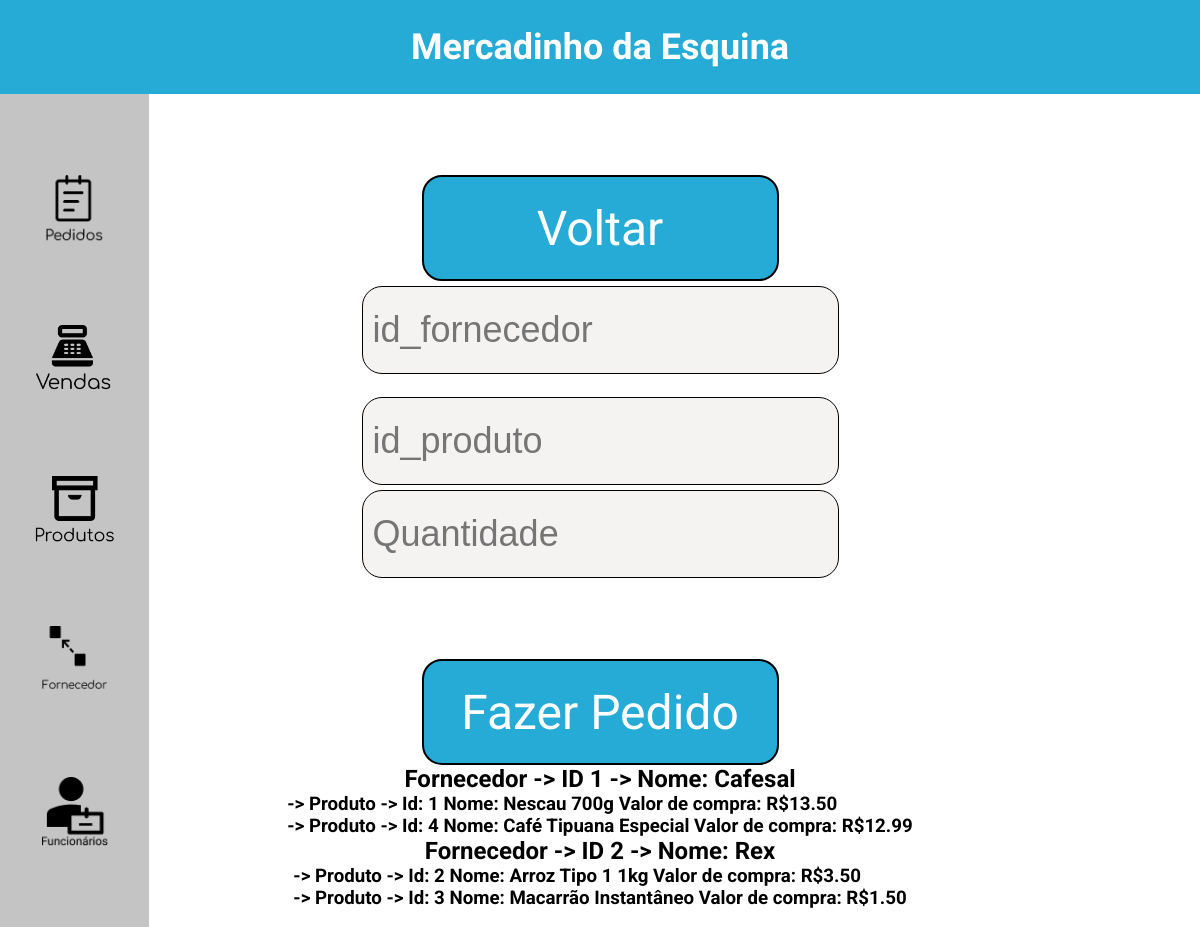
The page /mercadinho/fazer_pedido.php on the database its author committed.
### tables this page shows
create table fornecedores (
    id_fornecedor INT NOT NULL PRIMARY KEY AUTO_INCREMENT,
    nome VARCHAR(50) NOT NULL,
    telefone BIGINT(20) NOT NULL,
    email VARCHAR(255) NOT NULL,
    estado VARCHAR(50) DEFAULT NULL,
    cidade VARCHAR(50) DEFAULT NULL,
    endereço VARCHAR(50) DEFAULT NULL
);

create table produtos_fornecidos (
    id_produtos_fornecidos INT NOT NULL PRIMARY KEY AUTO_INCREMENT,
    id_fornecedor INT NOT NULL,
    id_produto INT NOT NULL,
    valor DECIMAL(5,2) NOT NULL
);

create table produtos (
    id_produto INT NOT NULL PRIMARY KEY AUTO_INCREMENT,
    nome VARCHAR(50) NOT NULL,
    valor DECIMAL(5,2) NOT NULL,
    quantidade INT DEFAULT 0,
    quantidade_pedida INT DEFAULT 0
);

### mercadinho/Classes/Pedi.php (the view, shortened to what this page needs)
<?php
class Pedi
{
    function listar_produtos_fornecedores($conn) {
        $sql = "SELECT id_fornecedor, nome
                FROM fornecedores";
        $result = $conn->query($sql);
        if ($result and $result->num_rows > 0) {
            while($row = $result->fetch_assoc()) {
                $id_fornecedor = $row["id_fornecedor"];
                echo "<h2>Fornecedor -> ID " . $id_fornecedor . " -> Nome: " . $row["nome"]."</h2>";
                $sql = "SELECT produtos.id_produto, produtos_fornecidos.valor, produtos.nome
                        FROM produtos
                        JOIN produtos_fornecidos
                        ON produtos.id_produto = produtos_fornecidos.id_produto
                        WHERE produtos_fornecidos.id_fornecedor = $id_fornecedor";
                $result1 = $conn->query($sql);
                if ($result1 and $result1->num_rows > 0) {
                    echo "<ol>";
                    while ($row1 = $result1->fetch_assoc()) {
                        echo "<h3><dt><b>-> Produto -> </b>Id: " . $row1["id_produto"] . " Nome: " . $row1["nome"] . " Valor de compra: R$" . $row1["valor"] . "</dt></h3>";
                    }
                    echo "</ol>";
                }
            }
        }
        echo "<br>";
    }
}

### mercadinho/styles/styles.css (style rules this page uses)
* { margin: 0; padding: 0; box-sizing: border-box; }
html, body, #root { min-height: 100vh; width: 100vw; }
body { padding-top: 94px; display: flex; flex-direction: column; align-items: center; }
h1, h2, h3 { font-family: 'Roboto'; }

### rows shown on the page
fornecedores: id_fornecedor "1", nome "Cafesal"
produtos_fornecidos: id_produto.id_produto "1", id_produto.nome "Nescau 700g", valor "13.50"
produtos_fornecidos: id_produto.id_produto "4", id_produto.nome "Café Tipuana Especial", valor "12.99"
fornecedores: id_fornecedor "2", nome "Rex"
produtos_fornecidos: id_produto.id_produto "2", id_produto.nome "Arroz Tipo 1 1kg", valor "3.50"
produtos_fornecidos: id_produto.id_produto "3", id_produto.nome "Macarrão Instantâneo", valor "1.50"
